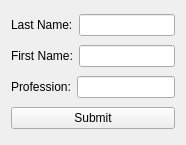
<?xml version="1.0" encoding="UTF-8"?>
<ui version="4.0">
 <class>Widget</class>
 <widget class="QWidget" name="Widget">
  <property name="geometry">
   <rect>
    <x>0</x>
    <y>0</y>
    <width>186</width>
    <height>145</height>
   </rect>
  </property>
  <property name="windowTitle">
   <string>Widget</string>
  </property>
  <layout class="QVBoxLayout" name="verticalLayout">
   <item>
    <layout class="QHBoxLayout" name="horizontalLayout">
     <item>
      <widget class="QLabel" name="label">
       <property name="text">
        <string>Last Name:</string>
       </property>
      </widget>
     </item>
     <item>
      <widget class="QLineEdit" name="lastNameLineEdit"/>
     </item>
    </layout>
   </item>
   <item>
    <layout class="QHBoxLayout" name="horizontalLayout_2">
     <item>
      <widget class="QLabel" name="label_2">
       <property name="text">
        <string>First Name:</string>
       </property>
      </widget>
     </item>
     <item>
      <widget class="QLineEdit" name="firstNameLineEdit"/>
     </item>
    </layout>
   </item>
   <item>
    <layout class="QHBoxLayout" name="horizontalLayout_3">
     <item>
      <widget class="QLabel" name="label_3">
       <property name="text">
        <string>Profession:</string>
       </property>
      </widget>
     </item>
     <item>
      <widget class="QLineEdit" name="professionLineEdit"/>
     </item>
    </layout>
   </item>
   <item>
    <widget class="QPushButton" name="submitButton">
     <property name="text">
      <string>Submit</string>
     </property>
    </widget>
   </item>
  </layout>
 </widget>
 <resources/>
 <connections/>
</ui>
